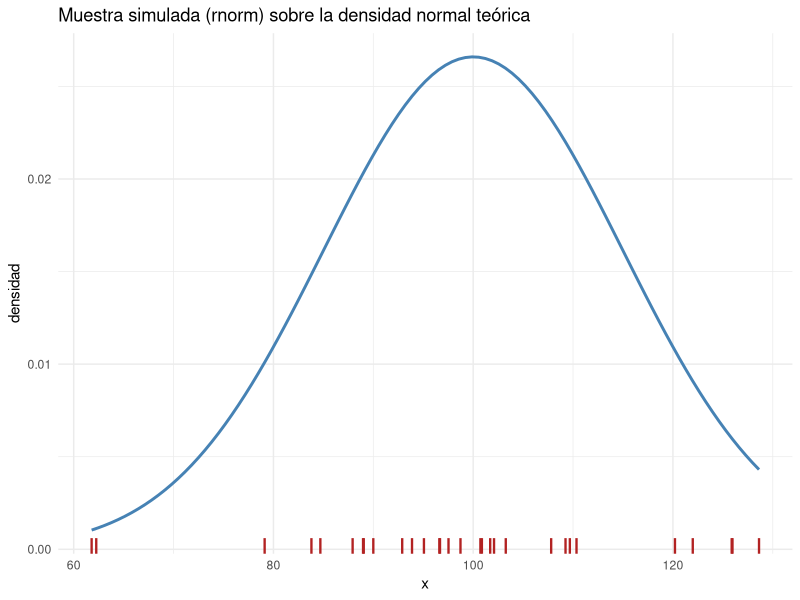
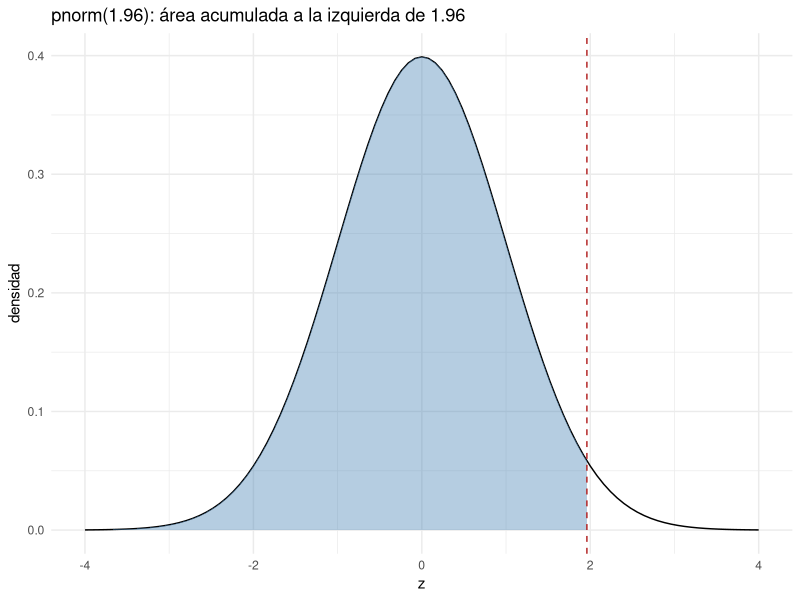
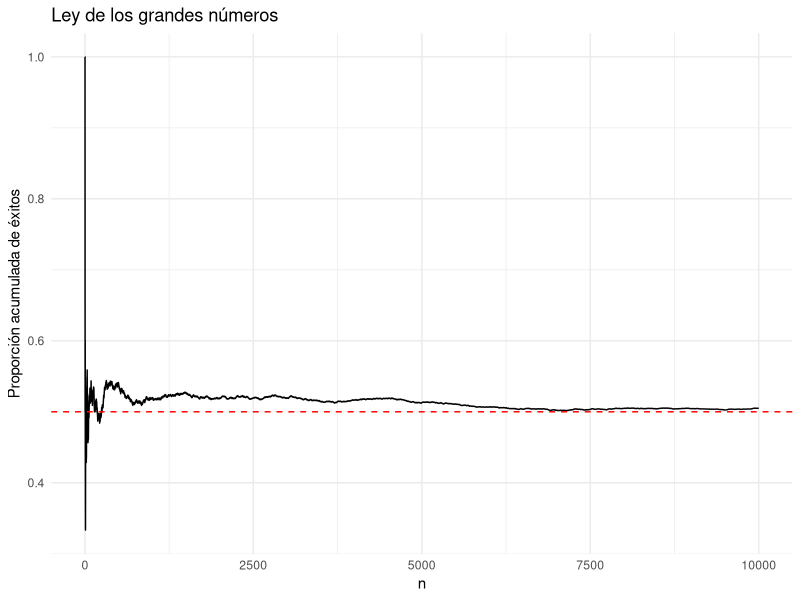
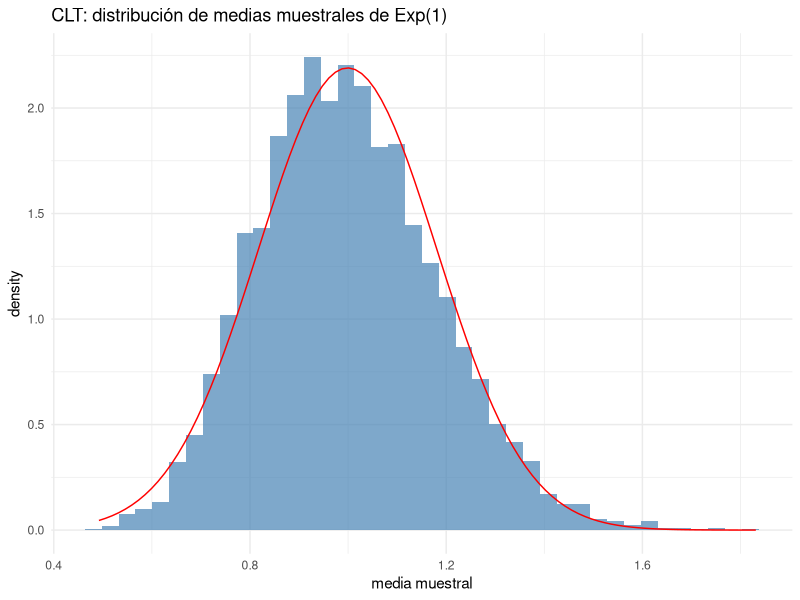
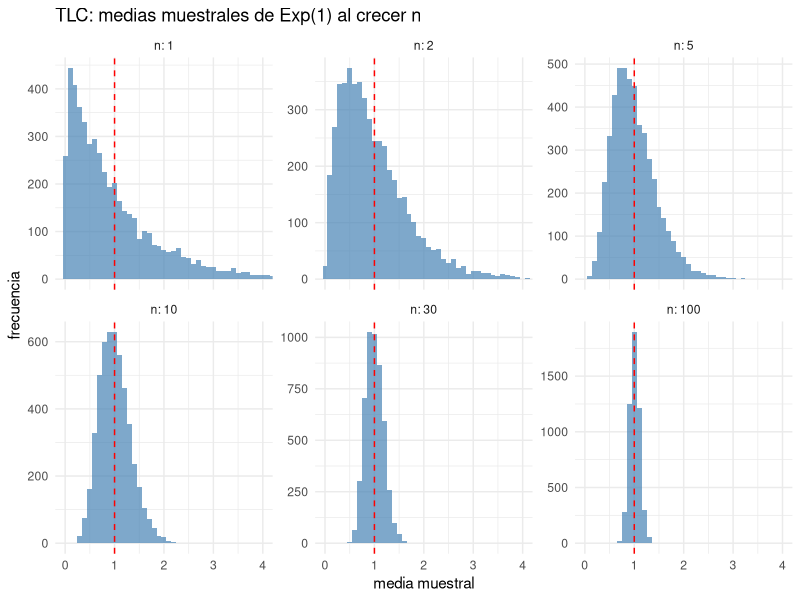
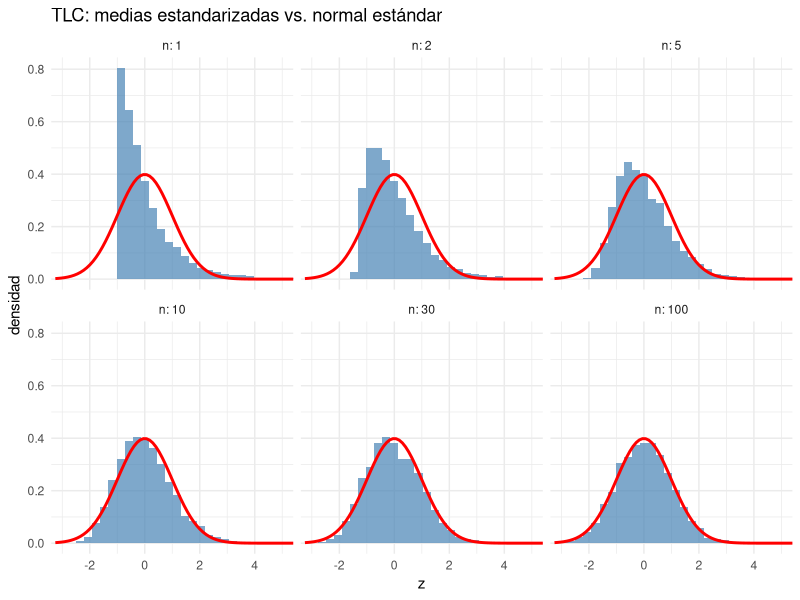
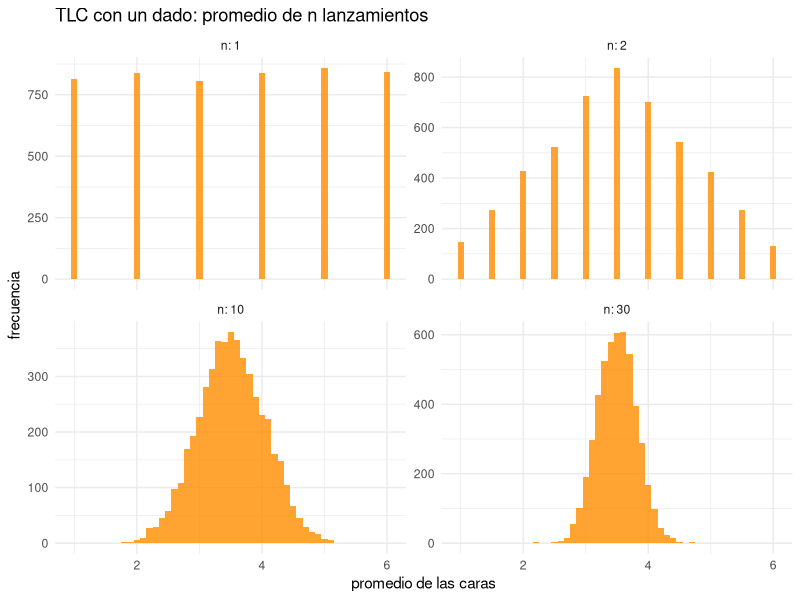
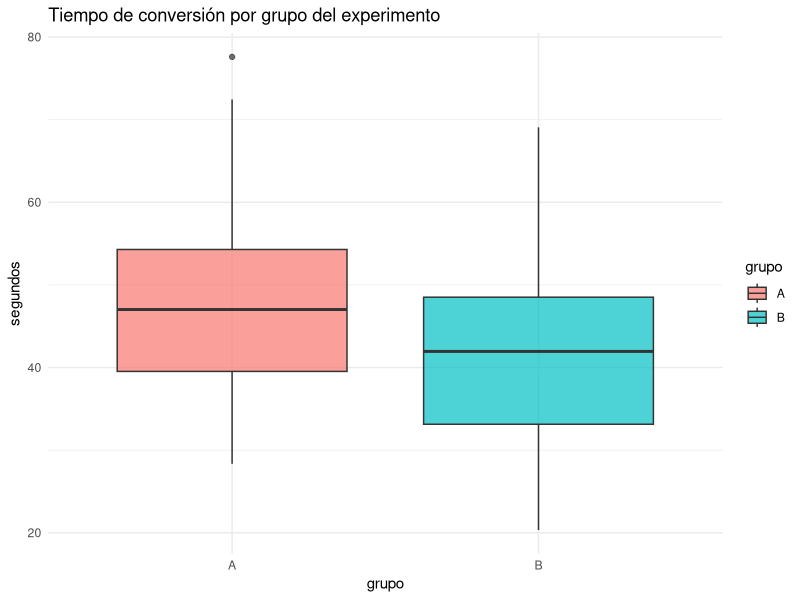

Write R code to recreate these figures, in order.
# =============================================================================
# Sesión 6 — Día 3 · tarde — Cómputo estadístico y simulación
# Curso de nivelación en R — CIMAT Aguascalientes
# =============================================================================
#
# Objetivo de la sesión (2h):
#   Usar la familia d/p/q/r para trabajar con distribuciones, fijar semillas
#   para reproducibilidad, simular experimentos con Monte Carlo, generar
#   datasets ficticios (fechas, categorías, IDs), resumir datos con las
#   herramientas de estadística descriptiva de R (quantile, IQR, cor, cov,
#   skimr::skim()), y dar el primer paso hacia inferencia con t.test().

library(tidyverse)
library(skimr)      # resúmenes descriptivos rápidos de un data frame completo

# Función de la sesión anterior, la reutilizamos aquí:
error_estandar <- function(x, na.rm = TRUE) {
  n <- if (na.rm) sum(!is.na(x)) else length(x)
  sd(x, na.rm = na.rm) / sqrt(n)
}

# -----------------------------------------------------------------------------
# 1. Distribuciones en R: la familia d/p/q/r
# -----------------------------------------------------------------------------
# Para cada distribución (norm, binom, pois, unif, t, chisq, exp, ...) hay
# cuatro funciones:
#   d<dist>()  densidad / masa de probabilidad         dnorm(0)
#   p<dist>()  función de distribución acumulada (CDF)  pnorm(1.96)
#   q<dist>()  cuantil (inversa de la CDF)               qnorm(0.975)
#   r<dist>()  generación de números aleatorios          rnorm(10)

dnorm(0, mean = 0, sd = 1)          # altura de la densidad normal en 0
pnorm(1.96)                          # P(Z <= 1.96) ≈ 0.975
qnorm(0.975)                         # cuantil 97.5% ≈ 1.96
rnorm(5, mean = 100, sd = 15)        # 5 valores aleatorios N(100, 15^2)

# Mismo patrón para binomial, Poisson, etc.
dbinom(3, size = 10, prob = 0.5)     # P(X = 3) con X ~ Binomial(10, 0.5)
ppois(5, lambda = 3)                 # P(X <= 5) con X ~ Poisson(3)

# ¿Dónde caen los valores simulados? Densidad teórica + la muestra encima
set.seed(2026)
muestra_normal <- rnorm(30, mean = 100, sd = 15)

ggplot(tibble(x = muestra_normal), aes(x = x)) +
  stat_function(fun = dnorm, args = list(mean = 100, sd = 15), color = "steelblue", linewidth = 1) +
  geom_rug(color = "firebrick", linewidth = 0.8) +
  labs(title = "Muestra simulada (rnorm) sobre la densidad normal teórica",
       x = "x", y = "densidad") +
  theme_minimal()

# pnorm() como área acumulada bajo la curva; qnorm() es la frontera de esa área
ggplot(tibble(x = c(-4, 4)), aes(x)) +
  stat_function(fun = dnorm) +
  stat_function(fun = dnorm, xlim = c(-4, 1.96), geom = "area", fill = "steelblue", alpha = 0.4) +
  geom_vline(xintercept = qnorm(0.975), linetype = "dashed", color = "firebrick") +
  labs(title = "pnorm(1.96): área acumulada a la izquierda de 1.96",
       x = "z", y = "densidad") +
  theme_minimal()

# -----------------------------------------------------------------------------
# 2. Números aleatorios y reproducibilidad
# -----------------------------------------------------------------------------

set.seed(2026)      # fija la semilla: reproducibilidad total de lo aleatorio
rnorm(3)
set.seed(2026)
rnorm(3)             # idéntico al anterior

# -----------------------------------------------------------------------------
# 3. Simulación Monte Carlo
# -----------------------------------------------------------------------------

# Ejemplo 1: Ley de los grandes números
set.seed(1)
lanzamientos <- sample(c(0, 1), size = 10000, replace = TRUE, prob = c(0.5, 0.5))
medias_acumuladas <- cumsum(lanzamientos) / seq_along(lanzamientos)

tibble(n = seq_along(medias_acumuladas), media = medias_acumuladas) %>%
  ggplot(aes(n, media)) +
  geom_line() +
  geom_hline(yintercept = 0.5, color = "red", linetype = "dashed") +
  labs(title = "Ley de los grandes números", x = "n", y = "Proporción acumulada de éxitos") +
  theme_minimal()

# Ejemplo 2: TLC -- muestras de una exponencial (asimétrica), medias se vuelven normales.
set.seed(1)
n_muestra <- 30
n_repeticiones <- 5000

medias <- replicate(n_repeticiones, mean(rexp(n_muestra, rate = 1)))

tibble(medias) %>%
  ggplot(aes(medias)) +
  geom_histogram(aes(y = after_stat(density)), bins = 40, fill = "steelblue", alpha = 0.7) +
  stat_function(fun = dnorm, args = list(mean = mean(medias), sd = sd(medias)), color = "red") +
  labs(title = "CLT: distribución de medias muestrales de Exp(1)", x = "media muestral") +
  theme_minimal()

# ¿Qué pasa cuando n crece? Repetimos la simulación para varios tamaños de muestra.
set.seed(1)
tamanos <- c(1, 2, 5, 10, 30, 100)

medias_por_n <- tibble(
  n     = rep(tamanos, each = n_repeticiones),
  media = unlist(lapply(tamanos, function(k) replicate(n_repeticiones, mean(rexp(k, rate = 1)))))
)

# Escala original: la forma pierde asimetría y se concentra alrededor de la media real (1)
ggplot(medias_por_n, aes(media)) +
  geom_histogram(binwidth = 0.1, fill = "steelblue", alpha = 0.7) +
  geom_vline(xintercept = 1, color = "red", linetype = "dashed") +
  facet_wrap(~ n, labeller = label_both, scales = "free_y") +   # label_both: título "n: 30"
  coord_cartesian(xlim = c(0, 4)) +
  labs(title = "TLC: medias muestrales de Exp(1) al crecer n", x = "media muestral", y = "frecuencia") +
  theme_minimal()

# Estandarizadas, z = (media - mu) / (sigma / sqrt(n)): se acercan a la N(0, 1) (curva roja)
medias_por_n %>%
  mutate(z = (media - 1) / (1 / sqrt(n))) %>%      # Exp(1): mu = 1, sigma = 1
  ggplot(aes(z)) +
  geom_histogram(aes(y = after_stat(density)), bins = 40, fill = "steelblue", alpha = 0.7) +
  stat_function(fun = dnorm, color = "red", linewidth = 1) +
  facet_wrap(~ n, labeller = label_both) +
  coord_cartesian(xlim = c(-3, 5)) +
  labs(title = "TLC: medias estandarizadas vs. normal estándar", x = "z", y = "densidad") +
  theme_minimal()

# Mismo fenómeno con una población discreta: el promedio de n lanzamientos de un dado
set.seed(1)
tamanos_dado <- c(1, 2, 10, 30)

medias_dado <- tibble(
  n     = rep(tamanos_dado, each = n_repeticiones),
  media = unlist(lapply(tamanos_dado, function(k) replicate(n_repeticiones, mean(sample(1:6, k, replace = TRUE)))))
)

ggplot(medias_dado, aes(media)) +
  geom_histogram(binwidth = 0.1, fill = "darkorange", alpha = 0.8) +
  facet_wrap(~ n, labeller = label_both, scales = "free_y") +
  labs(title = "TLC con un dado: promedio de n lanzamientos", x = "promedio de las caras", y = "frecuencia") +
  theme_minimal()

# -----------------------------------------------------------------------------
# 4. Generar datos ficticios para practicar
# -----------------------------------------------------------------------------
# Dataset ficticio combinando sample(), fechas y las funciones r<dist>() ya vistas.

set.seed(42)
n <- 200

datos_ficticios <- tibble(
  id        = sprintf("ID%03d", 1:n),                                    # identificador secuencial
  fecha     = sample(seq(as.Date("2024-01-01"), as.Date("2024-12-31"),
                          by = "day"), n, replace = TRUE),                # fechas aleatorias en un rango
  categoria = sample(c("A", "B", "C"), n, replace = TRUE,
                      prob = c(0.5, 0.3, 0.2)),                          # categorías con probabilidades distintas
  cliente   = sample(c("Ana", "Luis", "Marta", "Iván", "Sofía"), n,
                      replace = TRUE),                                   # nombres ficticios (con repetición)
  monto     = round(rgamma(n, shape = 2, rate = 0.1), 2)                 # numérica asimétrica (p.ej. montos de compra)
)

datos_ficticios
table(datos_ficticios$categoria)          # verifica que las proporciones cuadran aprox.

# -----------------------------------------------------------------------------
# 5. Estadística descriptiva: resumen numérico
# -----------------------------------------------------------------------------
# Más allá de mean()/sd(), estas son las funciones que vas a usar todo el
# tiempo para resumir una variable numérica.

x <- mtcars$mpg

summary(x)                            # resumen de 6 números: min, Q1, mediana, media, Q3, max
quantile(x)                           # cuartiles (0%, 25%, 50%, 75%, 100%)
quantile(x, probs = c(0.1, 0.9))      # cuantiles arbitrarios
IQR(x)                                # rango intercuartílico: Q3 - Q1 (dispersión robusta)

# cor()/cov(): relación ENTRE dos variables numéricas
cor(mtcars$mpg, mtcars$hp)     # correlación de Pearson, entre -1 y 1
cov(mtcars$mpg, mtcars$hp)     # covarianza (misma idea, sin normalizar a [-1, 1])

# cor() sobre varias columnas a la vez da la matriz de correlaciones
cor(mtcars[, c("mpg", "hp", "wt")])

# skimr::skim() automatiza todo lo anterior: punto de partida típico al explorar un dataset.
skim(mtcars[, c("mpg", "hp", "wt")])

# Lo mismo, con datos reales del curso:
clima <- read_csv("data/clima.csv")
quantile(clima$precipitacion_mm)
IQR(clima$precipitacion_mm)
cor(clima$temperatura_c, clima$precipitacion_mm)

# -----------------------------------------------------------------------------
# 6. Introducción a la inferencia: t.test()
# -----------------------------------------------------------------------------
# t.test() hace una prueba t y, de paso, regresa el intervalo de confianza
# para la media: ya no hace falta calcularlo a mano con error_estandar().

set.seed(2026)
muestra <- rnorm(30, mean = 100, sd = 15)

prueba <- t.test(muestra, mu = 95)   # H0: la media poblacional es 95
prueba
prueba$p.value          # valor p
prueba$conf.int         # intervalo de confianza (95% por default)

# Comparar dos grupos (dos muestras independientes):
grupo1 <- rnorm(20, mean = 50, sd = 5)
grupo2 <- rnorm(20, mean = 53, sd = 5)

t.test(grupo1, grupo2, var.equal = TRUE)    # asumiendo varianzas iguales
t.test(grupo1, grupo2, var.equal = FALSE)   # prueba de Welch (varianzas distintas; es el default)

# Con notación de fórmula, sobre datos reales: ¿difiere la temperatura entre ciudades?
t.test(temperatura_c ~ ciudad, data = clima)

# =============================================================================
# EJERCICIOS
# =============================================================================

# 1. Usando qnorm(), encuentra el valor crítico de una normal estándar para
#    un intervalo de confianza del 90%.

# 2. Simula 10,000 lanzamientos de un dado justo (sample(1:6, ...)) y
#    verifica con una tabla (table()/prop.table()) que cada cara aparece
#    aproximadamente 1/6 de las veces.

# 3. Escribe una función `intervalo_confianza_media(x, conf = 0.95)` que
#    reciba un vector y regrese el intervalo de confianza para la media
#    usando la aproximación normal: media +/- z * error_estandar(x).

# 4. (Reto) Repite la simulación del CLT del ejemplo 2 pero partiendo de una
#    distribución uniforme (runif) y de una binomial con p = 0.05
#    (muy asimétrica). ¿Con qué tamaño de muestra n empieza a verse
#    razonablemente normal en cada caso?

# 5. Genera tu propio dataset ficticio con al menos 4 columnas (incluyendo una
#    fecha y una variable categórica) y n = 150 filas. Usa table()/
#    prop.table() para verificar que las categorías respetan aproximadamente
#    las probabilidades que definiste en el prob de sample().

# 6. Usando mtcars$wt, calcula el resumen de 5 números (quantile()), el IQR,
#    y determina si hay valores atípicos con la regla Q1 - 1.5*IQR /
#    Q3 + 1.5*IQR. ¿Cuál es la correlación entre wt y mpg? ¿Tiene sentido
#    el signo?

# 7. Simula dos muestras normales con medias distintas (rnorm) y usa t.test()
#    para probar si la diferencia de medias es significativa. Repite con
#    medias iguales: ¿cambia el valor p como esperabas?

# =============================================================================
# EJEMPLO: simular y analizar un experimento A/B
# =============================================================================
# Combina simulación, estadística descriptiva y t.test en un solo flujo: el
# tipo de análisis que harías con datos reales de un experimento.

set.seed(7)
n_por_grupo <- 40

# Simulamos un experimento: el grupo B (una versión nueva de una página web)
# tiene un tiempo de conversión ligeramente menor (mejor) que el grupo A.
tiempo_A <- rnorm(n_por_grupo, mean = 45, sd = 12)   # segundos, versión actual
tiempo_B <- rnorm(n_por_grupo, mean = 40, sd = 12)   # segundos, versión nueva

experimento <- tibble(
  grupo = rep(c("A", "B"), each = n_por_grupo),
  tiempo = c(tiempo_A, tiempo_B)
)

# Resumen descriptivo por grupo
experimento %>%
  group_by(grupo) %>%
  summarize(n = n(), media = mean(tiempo), mediana = median(tiempo),
            sd = sd(tiempo), IQR = IQR(tiempo))

# Visualizar antes de probar formalmente -- siempre vale la pena
ggplot(experimento, aes(x = grupo, y = tiempo, fill = grupo)) +
  geom_boxplot(alpha = 0.7) +
  labs(title = "Tiempo de conversión por grupo del experimento", y = "segundos") +
  theme_minimal()

# t.test() también acepta notación de fórmula (variable ~ grupo):
t.test(tiempo ~ grupo, data = experimento)

# 8. Simula dos muestras normales `grupo_control` y `grupo_tratamiento`
#    (n = 30 cada una) con una diferencia de medias pequeña (p.ej. 50 vs.
#    52) y usa t.test() para ver si la diferencia es significativa. Repite
#    con una diferencia más grande (50 vs. 60): ¿cambia el valor p como
#    esperabas?

# 9. (Reto) Usando tus muestras simuladas del ejercicio 8, repite la
#    simulación 500 veces (con replicate()) y calcula en qué proporción de
#    las repeticiones el t.test() detecta una diferencia significativa
#    (p < 0.05) -- esto es, informalmente, el "poder" de la prueba.

# 10. Usando data/clima.csv, calcula la temperatura promedio y el IQR de
#     precipitación por ciudad (dplyr). ¿La diferencia de temperatura del
#     t.test() de arriba es consistente con esos promedios?

# 11. Repite la visualización de "dónde caen los valores simulados" (sección
#     1) pero para una muestra runif(30, min = 0, max = 10) sobre su
#     densidad teórica (dunif()).
